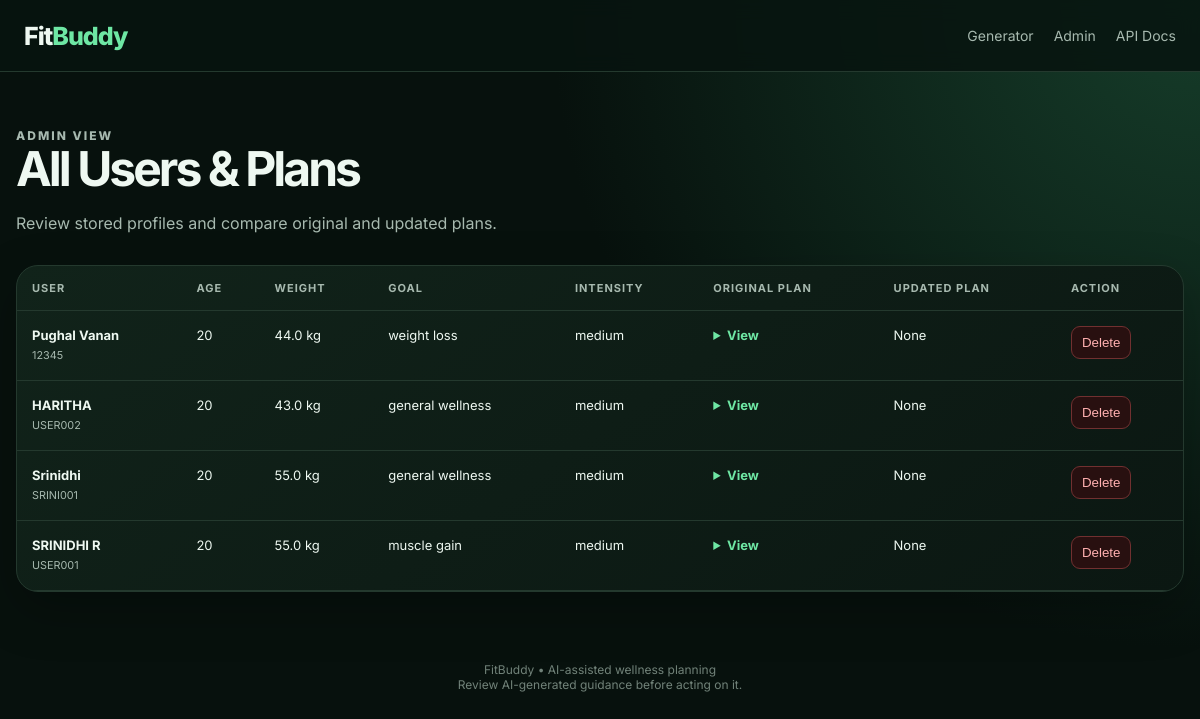
Screenshot of /view-all-users with the database file from the repository.
### app/models.py (models this page shows)
class User(Base):
    __tablename__ = "users"
    id: Mapped[int] = mapped_column(
        Integer,
        primary_key=True
    )
    user_id: Mapped[str] = mapped_column(
        String(100),
        unique=True,
        index=True
    )
    name: Mapped[str] = mapped_column(
        String(120)
    )
    age: Mapped[int] = mapped_column(
        Integer
    )
    weight: Mapped[float] = mapped_column(
        Float
    )
    goal: Mapped[str] = mapped_column(
        String(80)
    )
    intensity: Mapped[str] = mapped_column(
        String(20)
    )
    created_at: Mapped[datetime] = mapped_column(
        DateTime,
        default=lambda: datetime.now(timezone.utc)
    )
    plan: Mapped["Plan | None"] = relationship(
        back_populates="user",
        cascade="all, delete-orphan",
        uselist=False
    )

### app/routes.py (the view)
@router.get(
    "/view-all-users",
    response_class=HTMLResponse
)
def view_all_users(
    request: Request,
    db: Session = Depends(get_db)
):
    users = (
        db.query(User)
        .options(joinedload(User.plan))
        .order_by(User.created_at.desc())
        .all()
    )
    return TEMPLATES.TemplateResponse(
        request=request,
        name="all_users.html",
        context={
            "users": users
        }
    )

### templates/all_users.html (shortened to what this page needs)
{% extends "base.html" %}
{% block content %}
<section class="page-title">
    <p class="eyebrow">
        ADMIN VIEW
    </p>
    <h1>
        All Users & Plans
    </h1>
    <p>
        Review stored profiles and compare
        original and updated plans.
    </p>
</section>
<div class="table-wrap card">
    <table>
        <thead>
            <tr>
                <th>
                    User
                </th>
                <th>
                    Age
                </th>
                <th>
                    Weight
                </th>
                <th>
                    Goal
                </th>
                <th>
                    Intensity
                </th>
                <th>
                    Original Plan
                </th>
                <th>
                    Updated Plan
                </th>
                <th>
                    Action
                </th>
            </tr>
        </thead>
        <tbody>
            {% for user in users %}
            <tr>
                <td>
                    <strong>
                        {{ user.name }}
                    </strong>
                    <br>
                    <small>
                        {{ user.user_id }}
                    </small>
                </td>
                <td>
                    {{ user.age }}
                </td>
                <td>
                    {{ user.weight }} kg
                </td>
                <td>
                    {{ user.goal }}
                </td>
                <td>
                    {{ user.intensity }}
                </td>
                <td>
                    {% if user.plan %}
                    <details>
                        <summary>
                            View
                        </summary>
                    </details>
                    {% else %}
                    —
                    {% endif %}
                </td>
                <td>
                    {% if user.plan and user.plan.updated_plan %}
                    <details>
                        <summary>
                            View Updated
                        </summary>
                        <pre>
{{ user.plan.updated_plan }}
        </pre>
                    </details>
                    {% else %}
                    None
                    {% endif %}
                </td>
                <td>
                    <form action="/delete-user/{{ user.user_id }}" method="post"
                        onsubmit="return confirm('Delete this user and plan?')">
                        <button class="danger" type="submit">
                            Delete
                        </button>
                    </form>
                </td>
            </tr>
            {% endfor %}
        </tbody>
    </table>
</div>
{% endblock %}

### templates/base.html (shortened to what this page needs)
<!DOCTYPE html>
<html lang="en">
<head>
    <link rel="stylesheet" href="{{ url_for('static', path='style.css') }}">
</head>
<body>
    <header class="topbar">
        <a class="brand" href="/">
            Fit<span>Buddy</span>
        </a>
        <nav>
            <a href="/">
                Generator
            </a>
            <a href="/view-all-users">
                Admin
            </a>
            <a href="/docs">
                API Docs
            </a>
        </nav>
    </header>
    <main class="container">
        {% block content %}
        {% endblock %}
    </main>
    <footer>
        FitBuddy • AI-assisted wellness planning
        <br>
        Review AI-generated guidance before acting on it.
    </footer>
</body>
</html>

### static/style.css (style rules this page uses)
:root { --bg: #07110d; --panel: #0e1b15; --panel2: #13241c; --text: #eef8f1; --muted: #a7b9af; --accent: #6ee7a4; --line: #24392e; }
* { box-sizing: border-box; }
body { margin: 0; background: radial-gradient(circle at top right, #163d2a 0, #07110d 45%); color: var(--text); font-family: Inter, system-ui, sans-serif; min-height: 100vh; }
a { color: inherit; text-decoration: none; }
.topbar { height: 72px; border-bottom: 1px solid var(--line); display: flex; align-items: center; justify-content: space-between; padding: 0 max(24px, calc((100% - 1180px) / 2)); background: #08140fdd; backdrop-filter: blur(10px); position: sticky; top: 0; z-index: 5; }
.brand { font-weight: 800; font-size: 25px; letter-spacing: -1px; }
.brand span { color: var(--accent); }
nav { display: flex; gap: 20px; color: var(--muted); font-size: 14px; }
.container { width: min(1180px, calc(100% - 32px)); margin: 0 auto; padding: 54px 0 70px; }
.eyebrow { font-size: 12px; letter-spacing: 2px; font-weight: 800; color: var(--accent); margin: 0 0 10px; }
h1 { font-size: clamp(38px, 6vw, 68px); line-height: 1; letter-spacing: -3px; margin: 0 0 18px; }
.card { background: linear-gradient(145deg, #11231a, #0b1712); border: 1px solid var(--line); border-radius: 22px; box-shadow: 0 18px 50px #0004; }
.feature-grid p, .page-title p { color: var(--muted); line-height: 1.6; margin-bottom: 0; }
.page-title { margin-bottom: 28px; }
.page-title h1 { font-size: 48px; }
.table-wrap { overflow: auto; }
table { width: 100%; border-collapse: collapse; min-width: 1050px; }
th, td { text-align: left; vertical-align: top; padding: 15px; border-bottom: 1px solid var(--line); font-size: 13px; }
th { color: var(--muted); font-size: 11px; text-transform: uppercase; letter-spacing: 1px; }
td { line-height: 1.5; }
small { color: var(--muted); }
details summary { cursor: pointer; color: var(--accent); font-weight: 700; }
.danger { border: 1px solid #713030; background: #281010; color: #ffb0b0; padding: 8px 10px; border-radius: 9px; cursor: pointer; }
footer { text-align: center; color: #718279; font-size: 12px; padding: 0 20px 30px; }

### rows the page displays
User: name "Pughal Vanan", user_id "12345", age "20", weight "44.0", goal "weight loss", intensity "medium"
User: name "HARITHA", user_id "USER002", age "20", weight "43.0", goal "general wellness", intensity "medium"
User: name "Srinidhi", user_id "SRINI001", age "20", weight "55.0", goal "general wellness", intensity "medium"
User: name "SRINIDHI R", user_id "USER001", age "20", weight "55.0", goal "muscle gain", intensity "medium"
